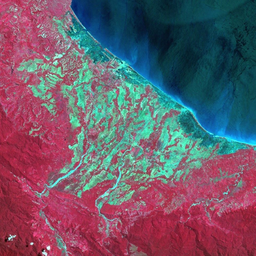
#> input picture img.png, 256 x 256 px, shrunk from 960 x 960 before the run
$ jupyter execute --allow-errors 'K-Means segmentation.ipynb'
#> lines starting #> are read from the running program, lines starting #| are printed output that depends on the picture
[cell 1]
import cv2
import matplotlib.image as mpimg
from matplotlib.pyplot import *
import numpy
import numpy as np
from PIL import Image
import matplotlib.pyplot as plt
import matplotlib.image as mpimg
import cv2
import math


img = cv2.imread('img.png', cv2.IMREAD_GRAYSCALE)
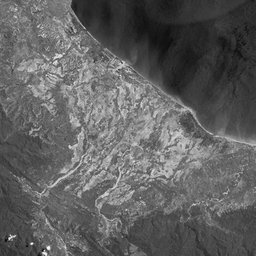
#> img: shape (256, 256); min 9, max 249, mean 96
#Cimg = cv2.imread('isat tp3.jpg')
print(img)
#> (printed output is left out)
im=np.copy(img)

[cell 2]
#Classification

#listes des moyennes de base (change pendant l'exe de la boucle)
Smoy=[51,102,153,204]

#déclaration des différentes classes
c1 =[]
c2 =[]
c3 =[]
c4 =[]
c5 =[]

#variables pour calculer les nouvelles variables
m1=0
m2=0
m3=0
m4=0
m5=0

#boucle de traitement
#> (the rest of this cell did not finish here and is left out)

[cell 3]
#création de l'image finale
seg = np.zeros((img.shape[0], img.shape[1], 3), dtype=np.uint8)


#on insére dans l'image finale chaque pixel appartenant a une classe

for n in range(len(c1)):
    seg[c1[n][1] , c1[n][2]]=[0,70,180]

for n in range(len(c2)):
    seg[c2[n][1] , c2[n][2]]=[70,200,60]

for n in range(len(c3)):
    seg[c3[n][1] , c3[n][2]]=[100,50,0]

for n in range(len(c4)):
    seg[c4[n][1] , c4[n][2]]=[10,10,30]

for n in range(len(c5)):
    seg[c5[n][1] , c5[n][2]]=[80,50,80]

[cell 4]
figure(figsize=(10,10))
imshow(seg)
cv2.imwrite('imgSeg.png',seg)
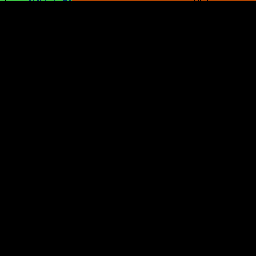
#> saved as imgSeg.png: shape (256, 256, 3); mean B, G, R 0.1, 0.4, 0.5

$ run again, with image.png copied over img.png
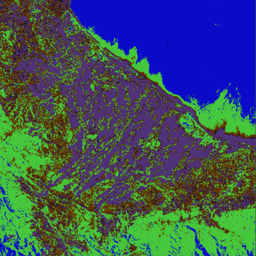
#> input picture image.png, 256 x 256 px, shrunk from 435 x 435 before the run
#> `img = cv2.imread('img.png', cv2.IMREAD_GRAYSCALE)`:
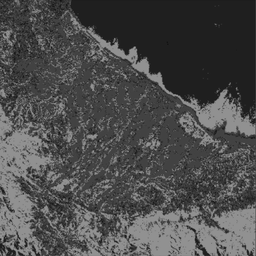
#> img: shape (256, 256); min 17, max 160, mean 76.9
#> (printed output is left out)
